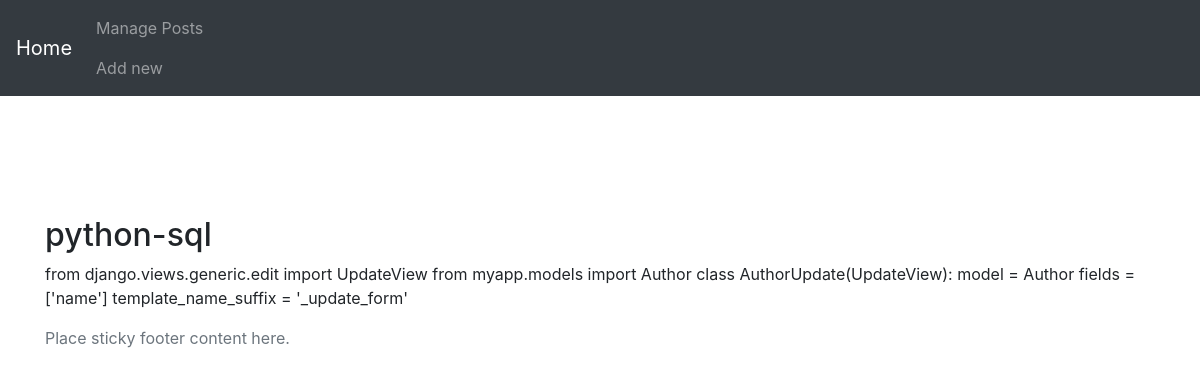
/python-sql/, run on the app's committed database.
### core/models.py (models this page shows, shortened)
class Core(models.Model):
    title = models.CharField(max_length=200)
    excerpt = models.TextField()
    author = models.ForeignKey(User, on_delete=models.CASCADE, related_name='core')
    slug = models.SlugField(max_length=100, unique=True)
    updated = models.DateTimeField(auto_now=True)
    published = models.DateTimeField(default=timezone.now)
    class Meta:
        ordering = ['-published']

### core/views.py (the view)
# urls.py: path('<slug:slug>/', views.SingleView.as_view(), name='single'),
class SingleView(DetailView):
    model = Core
    template_name = 'core/single.html'
    context_object_name = 'post'

### core/templates/core/single.html (shortened to what this page needs)
{% extends 'core/base.html' %}
{% block content %}
<div class="container">
    <div class="row">
        <div class="col-12 pt-5">
            <h2 class="pt-5">{{ post.title}}</h2>
            <p>{{ post.excerpt }}</p>
        </div>
    </div>
</div>
{% endblock%}

### data on the page
Core: title "python-sql", excerpt "from django.views.generic.edit import UpdateView from myapp.models import Author class AuthorUpdate(UpdateView): model = Author fields = ['name'] template_name_suffix = '_update_form'"
